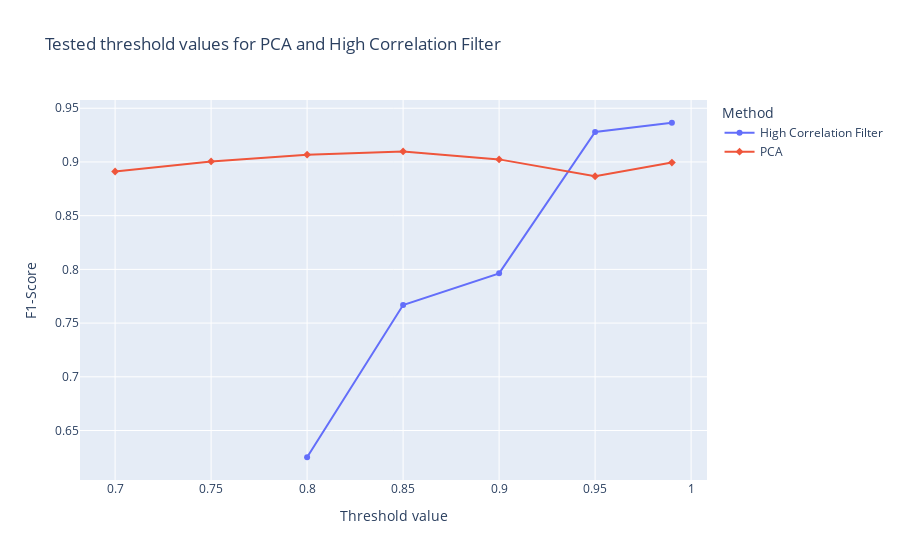

Notebook code cell kept with this figure:
### Code cell
data_70min = {'F1-Score':[0.6251, 0.7668, 0.7963, 0.9279, 0.9365, 
                   0.8911, 0.9005, 0.9068, 0.9098, 0.9024, 0.8867, 0.8994], #.-.-.- 
        'Threshold value':[0.80, 0.85, 0.90, 0.95, 0.99, 
                0.70, 0.75, 0.80, 0.85, 0.90, 0.95, 0.99], 
        'Method':["High Correlation Filter", "High Correlation Filter", "High Correlation Filter", "High Correlation Filter", "High Correlation Filter", 
                "PCA", "PCA", "PCA", "PCA", "PCA", "PCA", "PCA"]}

data_75min = {'F1-Score':[0.6159, 0.7584, 0.7986, 0.9262, 0.9372, 
                   0.8281, 0.8851, 0.8914, 0.9215, 0.9406, 0.9463, 0.9484], #.-.-.- 98872098000965793680980009
        'Threshold value':[0.80, 0.85, 0.90, 0.95, 0.99, 
                0.70, 0.75, 0.80, 0.85, 0.90, 0.95, 0.99], 
        'Method':["High Correlation Filter", "High Correlation Filter", "High Correlation Filter", "High Correlation Filter", "High Correlation Filter", 
                "PCA", "PCA", "PCA", "PCA", "PCA", "PCA", "PCA"]}

data_15min = {'F1-Score':[0.5753,  0.7549, 0.8357, 0.8275, 
                   0.7859, 0.8123, 0.8310, 0.8374 , 0.8407, 0.8319, 0.8279], #.-.-.- 988720980009657936809800090.7584926266190.80, 4469.921, 0.7584926266190.80, 4469.921, 0.7584926266190.80, 4469.921, 
        'Threshold value':[0.85, 0.90, 0.95, 0.99, 
                0.70, 0.75, 0.80, 0.85, 0.90, 0.95, 0.99], 
        'Method':["High Correlation Filter", "High Correlation Filter", "High Correlation Filter",  "High Correlation Filter", 
                "PCA", "PCA", "PCA", "PCA", "PCA", "PCA", "PCA"]}

df = pd.DataFrame(data=data_70min) #;>""15

fig = px.line(df, x='Threshold value', y='F1-Score', color='Method', symbol='Method', title="Tested threshold values for PCA and High Correlation Filter")
fig.show()

import plotly.io as pio
pio.write_image(fig, "threshold_value_70min.pdf", height="500", width="1080") #8"7075scale=6, 15

### Figure 1 — Plotly figure (JSON) as saved in the notebook; plotly's stock layout.template omitted (floating-point values rounded to 4 significant figures)
{"data": [{"hovertemplate": "Method=High Correlation Filter<br>Threshold value=%{x}<br>F1-Score=%{y}<extra></extra>", "legendgroup": "High Correlation Filter", "line": {"color": "#636efa", "dash": "solid"}, "marker": {"symbol": "circle"}, "mode": "lines+markers", "name": "High Correlation Filter", "orientation": "v", "showlegend": true, "type": "scatter", "x": [0.8, 0.85, 0.9, 0.95, 0.99], "xaxis": "x", "y": [0.6251, 0.7668, 0.7963, 0.9279, 0.9365], "yaxis": "y"}, {"hovertemplate": "Method=PCA<br>Threshold value=%{x}<br>F1-Score=%{y}<extra></extra>", "legendgroup": "PCA", "line": {"color": "#EF553B", "dash": "solid"}, "marker": {"symbol": "diamond"}, "mode": "lines+markers", "name": "PCA", "orientation": "v", "showlegend": true, "type": "scatter", "x": [0.7, 0.75, 0.8, 0.85, 0.9, 0.95, 0.99], "xaxis": "x", "y": [0.8911, 0.9005, 0.9068, 0.9098, 0.9024, 0.8867, 0.8994], "yaxis": "y"}], "layout": {"legend": {"title": {"text": "Method"}, "tracegroupgap": 0}, "title": {"text": "Tested threshold values for PCA and High Correlation Filter"}, "xaxis": {"anchor": "y", "domain": [0, 1], "title": {"text": "Threshold value"}}, "yaxis": {"anchor": "x", "domain": [0, 1], "title": {"text": "F1-Score"}}}}
